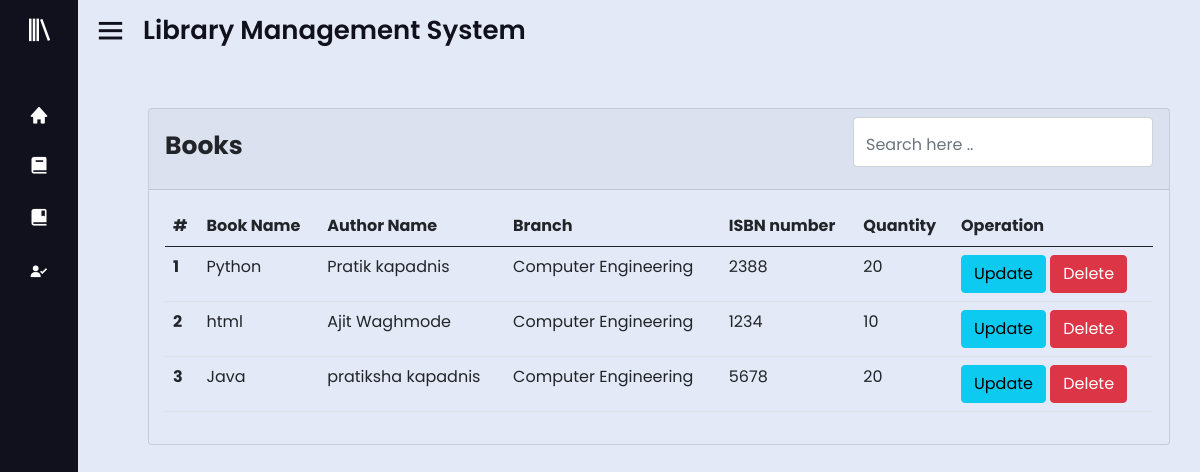
/library/view-books (signed in), run on the app's committed database.
### library/models.py (models this page shows, shortened)
class AddBookModel(models.Model):
    book_name = models.CharField(max_length=200)
    author_name = models.CharField(max_length=200)
    branch = models.CharField(max_length=200, choices=branch)
    isbn_no = models.IntegerField()
    quantity = models.IntegerField()

### library/views.py (the view)
# urls.py: path('view-books', views.viewBook, name='view-books'),
@login_required(login_url='login')
def viewBook(request):
    books = AddBookModel.objects.all()
    context = {'books': books}
    return render(request, 'library/viewBooks.html', context=context)

### library/templates/library/viewBooks.html (shortened to what this page needs)
{% extends 'library/base.html' %}
{% load crispy_forms_tags %}
{% block content %}
<section class="home-section">
    <div class="home-content">
        <i class='bx bx-menu' onclick="toggleSidebar()"></i>
        <span class="text">Library Management System</span>
    </div>
    <div class="card mt-5" style="margin-left: 70px; margin-right: 30px; background-color: #e4e9f7;">
        <div class="card-header">
            <div style="display: flex;">
                <p class="float-start" style="font-size: 25px; font-weight: bold; padding-top: 10px;">
                    Books
                </p>
                <input class="form-control" id="search-input" type="text" placeholder="Search here .."
                    style="margin-left:auto; width: 300px; height: 50px; padding-top: 10px;" aria-label="Search"
                    onkeyup="search()">
            </div>
        </div>
        <div class=" card-body">
            <table class="table" id="myTable">
                <thead>
                    <tr>
                        <th scope="col">#</th>
                        <th scope="col">Book Name</th>
                        <th scope="col">Author Name</th>
                        <th scope="col">Branch</th>
                        <th scope="col">ISBN number</th>
                        <th scope="col">Quantity</th>
                        <th scope="col">Operation</th>
                    </tr>
                </thead>
                <tbody>
                    {% for book in books %}
                    <tr>
                        <th scope="row">{{book.id}}</th>
                        <td>{{book.book_name}}</td>
                        <td>{{book.author_name}}</td>
                        <td>{{book.branch}}</td>
                        <td>{{book.isbn_no}}</td>
                        <td>{{book.quantity}}</td>
                        <td>
                            <a href="#" type="submit" class="btn btn-info"> Update </a>
                            <a href="#" type="submit" class="btn btn-danger"> Delete </a>
                        </td>
                    </tr>
                    {% endfor %}
                </tbody>
            </table>
        </div>
    </div>
</section>
{% endblock %}

### static/css/style.css (style rules this page uses)
* { margin: 0; padding: 0; box-sizing: border-box; font-family: "Poppins", sans-serif; }
.home-section { position: relative; background: #e4e9f7; height: 100vh; left: 260px; width: calc(100% - 260px); transition: all 0.5s ease; }
.sidebar.close ~ .home-section { left: 78px; width: calc(100% - 78px); }
.home-section .home-content { height: 60px; display: flex; align-items: center; }
.home-section .home-content .bx-menu, .home-section .home-content .text { color: #11101d; font-size: 35px; }
.home-section .home-content .bx-menu { margin: 0 15px; cursor: pointer; }
.home-section .home-content .text { font-size: 26px; font-weight: 600; }

### data on the page
AddBookModel: id "1", book_name "Python", author_name "Pratik kapadnis", branch "Computer Engineering", isbn_no "2388", quantity "20"
AddBookModel: id "2", book_name "html", author_name "Ajit Waghmode", branch "Computer Engineering", isbn_no "1234", quantity "10"
AddBookModel: id "3", book_name "Java", author_name "pratiksha kapadnis", branch "Computer Engineering", isbn_no "5678", quantity "20"
